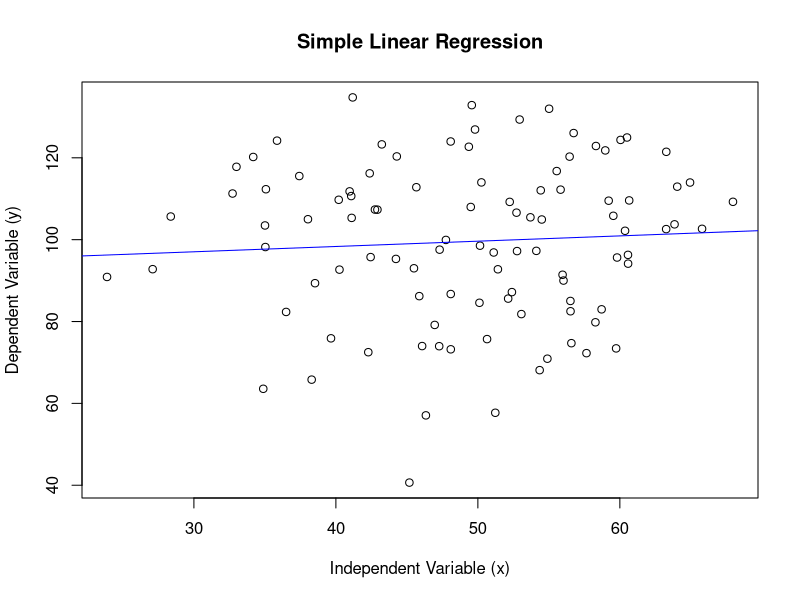
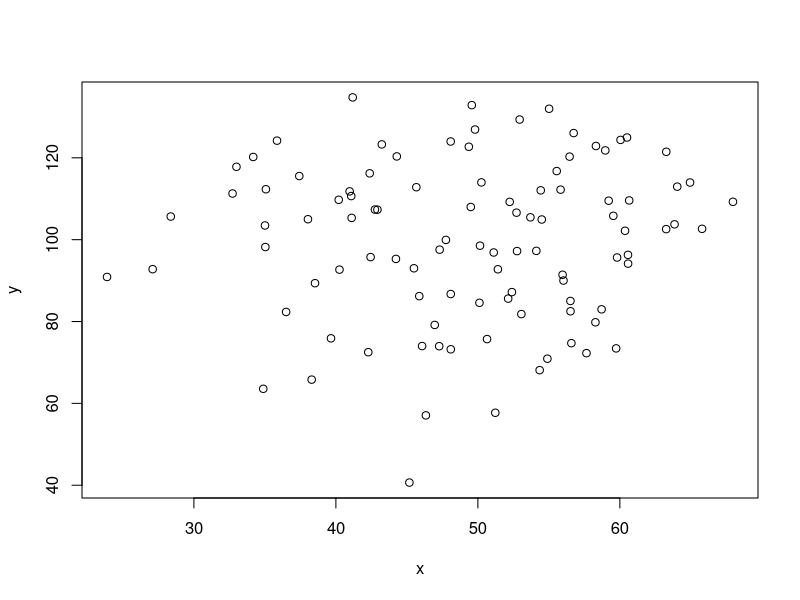

Generate these figures, in order, with R:
# SIMPLE LINEAR REGRESSION
# Create a sample dataset
x <- rnorm(100, mean = 50, sd = 10)
y <- rnorm(100, mean = 100, sd = 20)
# Perform simple linear regression
model <- lm(y ~ x)
# Display the summary of the model
summary(model)

# Plot the data and the regression line
plot(x, y, main = "Simple Linear Regression",
     xlab = "Independent Variable (x)",
     ylab = "Dependent Variable (y)")
abline(model, col = "blue")

# second plot
plot(x, y)
